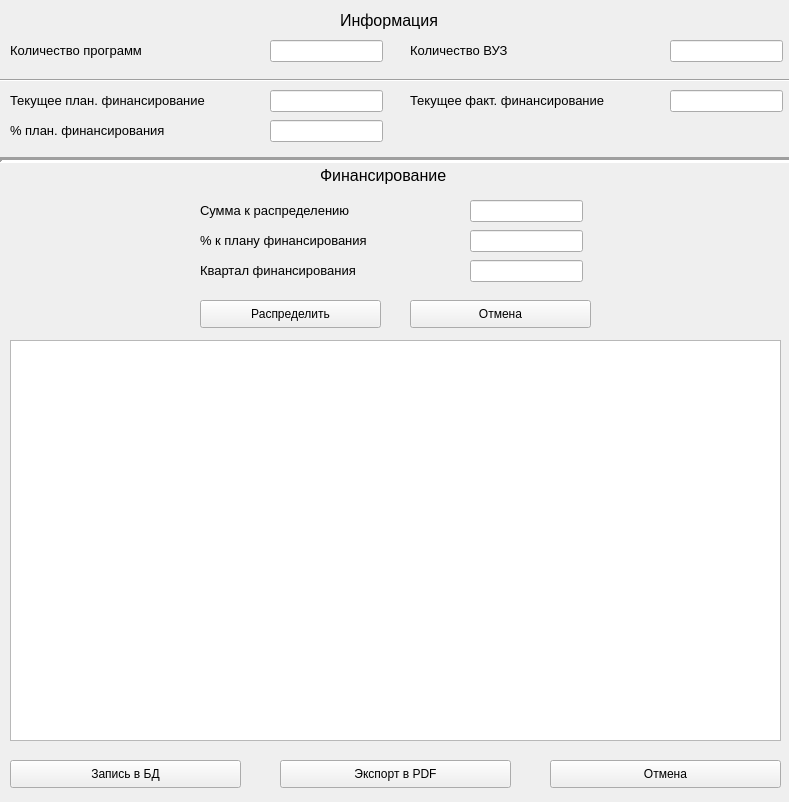
<?xml version="1.0" encoding="UTF-8"?>
<ui version="4.0">
 <class>MainWindow</class>
 <widget class="QMainWindow" name="MainWindow">
  <property name="geometry">
   <rect>
    <x>0</x>
    <y>0</y>
    <width>789</width>
    <height>802</height>
   </rect>
  </property>
  <property name="windowTitle">
   <string>Финансирование</string>
  </property>
  <widget class="QWidget" name="centralwidget">
   <widget class="QLabel" name="label">
    <property name="geometry">
     <rect>
      <x>10</x>
      <y>40</y>
      <width>271</width>
      <height>21</height>
     </rect>
    </property>
    <property name="font">
     <font>
      <pointsize>10</pointsize>
     </font>
    </property>
    <property name="text">
     <string>Количество программ</string>
    </property>
   </widget>
   <widget class="QLineEdit" name="n_prog">
    <property name="enabled">
     <bool>true</bool>
    </property>
    <property name="geometry">
     <rect>
      <x>270</x>
      <y>40</y>
      <width>113</width>
      <height>22</height>
     </rect>
    </property>
    <property name="font">
     <font>
      <weight>75</weight>
      <bold>true</bold>
     </font>
    </property>
    <property name="acceptDrops">
     <bool>true</bool>
    </property>
    <property name="readOnly">
     <bool>true</bool>
    </property>
   </widget>
   <widget class="QLabel" name="label_2">
    <property name="geometry">
     <rect>
      <x>410</x>
      <y>40</y>
      <width>271</width>
      <height>21</height>
     </rect>
    </property>
    <property name="font">
     <font>
      <pointsize>10</pointsize>
     </font>
    </property>
    <property name="text">
     <string>Количество ВУЗ</string>
    </property>
   </widget>
   <widget class="QLineEdit" name="n_vuz">
    <property name="enabled">
     <bool>true</bool>
    </property>
    <property name="geometry">
     <rect>
      <x>670</x>
      <y>40</y>
      <width>113</width>
      <height>22</height>
     </rect>
    </property>
    <property name="font">
     <font>
      <weight>75</weight>
      <bold>true</bold>
     </font>
    </property>
    <property name="acceptDrops">
     <bool>true</bool>
    </property>
    <property name="readOnly">
     <bool>true</bool>
    </property>
   </widget>
   <widget class="QLabel" name="label_3">
    <property name="geometry">
     <rect>
      <x>410</x>
      <y>90</y>
      <width>261</width>
      <height>21</height>
     </rect>
    </property>
    <property name="font">
     <font>
      <pointsize>10</pointsize>
     </font>
    </property>
    <property name="text">
     <string>Текущее факт. финансирование</string>
    </property>
   </widget>
   <widget class="QLineEdit" name="now_fact_fin">
    <property name="enabled">
     <bool>true</bool>
    </property>
    <property name="geometry">
     <rect>
      <x>670</x>
      <y>90</y>
      <width>113</width>
      <height>22</height>
     </rect>
    </property>
    <property name="font">
     <font>
      <weight>75</weight>
      <bold>true</bold>
     </font>
    </property>
    <property name="acceptDrops">
     <bool>true</bool>
    </property>
    <property name="text">
     <string/>
    </property>
    <property name="readOnly">
     <bool>true</bool>
    </property>
   </widget>
   <widget class="QLabel" name="label_4">
    <property name="geometry">
     <rect>
      <x>10</x>
      <y>90</y>
      <width>261</width>
      <height>21</height>
     </rect>
    </property>
    <property name="font">
     <font>
      <pointsize>10</pointsize>
     </font>
    </property>
    <property name="text">
     <string>Текущее план. финансирование</string>
    </property>
   </widget>
   <widget class="QLineEdit" name="now_plan_fin">
    <property name="enabled">
     <bool>true</bool>
    </property>
    <property name="geometry">
     <rect>
      <x>270</x>
      <y>90</y>
      <width>113</width>
      <height>22</height>
     </rect>
    </property>
    <property name="font">
     <font>
      <weight>75</weight>
      <bold>true</bold>
     </font>
    </property>
    <property name="acceptDrops">
     <bool>true</bool>
    </property>
    <property name="text">
     <string/>
    </property>
    <property name="readOnly">
     <bool>true</bool>
    </property>
   </widget>
   <widget class="QLabel" name="label_6">
    <property name="geometry">
     <rect>
      <x>10</x>
      <y>120</y>
      <width>261</width>
      <height>21</height>
     </rect>
    </property>
    <property name="font">
     <font>
      <pointsize>10</pointsize>
     </font>
    </property>
    <property name="text">
     <string>% план. финансирования</string>
    </property>
   </widget>
   <widget class="QLineEdit" name="proc_fact_fin">
    <property name="enabled">
     <bool>true</bool>
    </property>
    <property name="geometry">
     <rect>
      <x>270</x>
      <y>120</y>
      <width>113</width>
      <height>22</height>
     </rect>
    </property>
    <property name="font">
     <font>
      <weight>75</weight>
      <bold>true</bold>
     </font>
    </property>
    <property name="acceptDrops">
     <bool>true</bool>
    </property>
    <property name="text">
     <string/>
    </property>
    <property name="readOnly">
     <bool>true</bool>
    </property>
   </widget>
   <widget class="Line" name="line">
    <property name="geometry">
     <rect>
      <x>0</x>
      <y>150</y>
      <width>821</width>
      <height>20</height>
     </rect>
    </property>
    <property name="lineWidth">
     <number>3</number>
    </property>
    <property name="orientation">
     <enum>Qt::Horizontal</enum>
    </property>
   </widget>
   <widget class="QLabel" name="label_5">
    <property name="geometry">
     <rect>
      <x>200</x>
      <y>200</y>
      <width>241</width>
      <height>21</height>
     </rect>
    </property>
    <property name="font">
     <font>
      <pointsize>10</pointsize>
     </font>
    </property>
    <property name="text">
     <string>Сумма к распределению</string>
    </property>
   </widget>
   <widget class="QLineEdit" name="summ_raspred">
    <property name="geometry">
     <rect>
      <x>470</x>
      <y>200</y>
      <width>113</width>
      <height>22</height>
     </rect>
    </property>
   </widget>
   <widget class="QLineEdit" name="proc_raspred">
    <property name="geometry">
     <rect>
      <x>470</x>
      <y>230</y>
      <width>113</width>
      <height>22</height>
     </rect>
    </property>
    <property name="text">
     <string/>
    </property>
   </widget>
   <widget class="QLabel" name="label_7">
    <property name="geometry">
     <rect>
      <x>200</x>
      <y>230</y>
      <width>241</width>
      <height>21</height>
     </rect>
    </property>
    <property name="font">
     <font>
      <pointsize>10</pointsize>
     </font>
    </property>
    <property name="text">
     <string>% к плану финансирования</string>
    </property>
   </widget>
   <widget class="QLineEdit" name="quartal_fin">
    <property name="geometry">
     <rect>
      <x>470</x>
      <y>260</y>
      <width>113</width>
      <height>22</height>
     </rect>
    </property>
   </widget>
   <widget class="QLabel" name="label_8">
    <property name="geometry">
     <rect>
      <x>200</x>
      <y>260</y>
      <width>241</width>
      <height>21</height>
     </rect>
    </property>
    <property name="font">
     <font>
      <pointsize>10</pointsize>
     </font>
    </property>
    <property name="text">
     <string>Квартал финансирования</string>
    </property>
   </widget>
   <widget class="Line" name="line_2">
    <property name="geometry">
     <rect>
      <x>-10</x>
      <y>70</y>
      <width>821</width>
      <height>20</height>
     </rect>
    </property>
    <property name="orientation">
     <enum>Qt::Horizontal</enum>
    </property>
   </widget>
   <widget class="QLabel" name="label_9">
    <property name="geometry">
     <rect>
      <x>340</x>
      <y>5</y>
      <width>131</width>
      <height>31</height>
     </rect>
    </property>
    <property name="font">
     <font>
      <pointsize>12</pointsize>
     </font>
    </property>
    <property name="text">
     <string>Информация</string>
    </property>
   </widget>
   <widget class="QLabel" name="label_10">
    <property name="geometry">
     <rect>
      <x>320</x>
      <y>160</y>
      <width>171</width>
      <height>31</height>
     </rect>
    </property>
    <property name="font">
     <font>
      <pointsize>12</pointsize>
     </font>
    </property>
    <property name="text">
     <string>Финансирование</string>
    </property>
   </widget>
   <widget class="QPushButton" name="raspred">
    <property name="geometry">
     <rect>
      <x>200</x>
      <y>300</y>
      <width>181</width>
      <height>28</height>
     </rect>
    </property>
    <property name="text">
     <string>Распределить</string>
    </property>
   </widget>
   <widget class="QPushButton" name="cancel">
    <property name="geometry">
     <rect>
      <x>410</x>
      <y>300</y>
      <width>181</width>
      <height>28</height>
     </rect>
    </property>
    <property name="text">
     <string>Отмена</string>
    </property>
   </widget>
   <widget class="QPushButton" name="write_to_db">
    <property name="geometry">
     <rect>
      <x>10</x>
      <y>760</y>
      <width>231</width>
      <height>28</height>
     </rect>
    </property>
    <property name="text">
     <string>Запись в БД</string>
    </property>
   </widget>
   <widget class="QPushButton" name="cancel_2">
    <property name="geometry">
     <rect>
      <x>550</x>
      <y>760</y>
      <width>231</width>
      <height>28</height>
     </rect>
    </property>
    <property name="text">
     <string>Отмена</string>
    </property>
   </widget>
   <widget class="QPushButton" name="export_2">
    <property name="geometry">
     <rect>
      <x>280</x>
      <y>760</y>
      <width>231</width>
      <height>28</height>
     </rect>
    </property>
    <property name="text">
     <string>Экспорт в PDF</string>
    </property>
   </widget>
   <widget class="QTableView" name="tableView">
    <property name="geometry">
     <rect>
      <x>10</x>
      <y>340</y>
      <width>771</width>
      <height>401</height>
     </rect>
    </property>
   </widget>
  </widget>
 </widget>
 <resources/>
 <connections/>
</ui>
